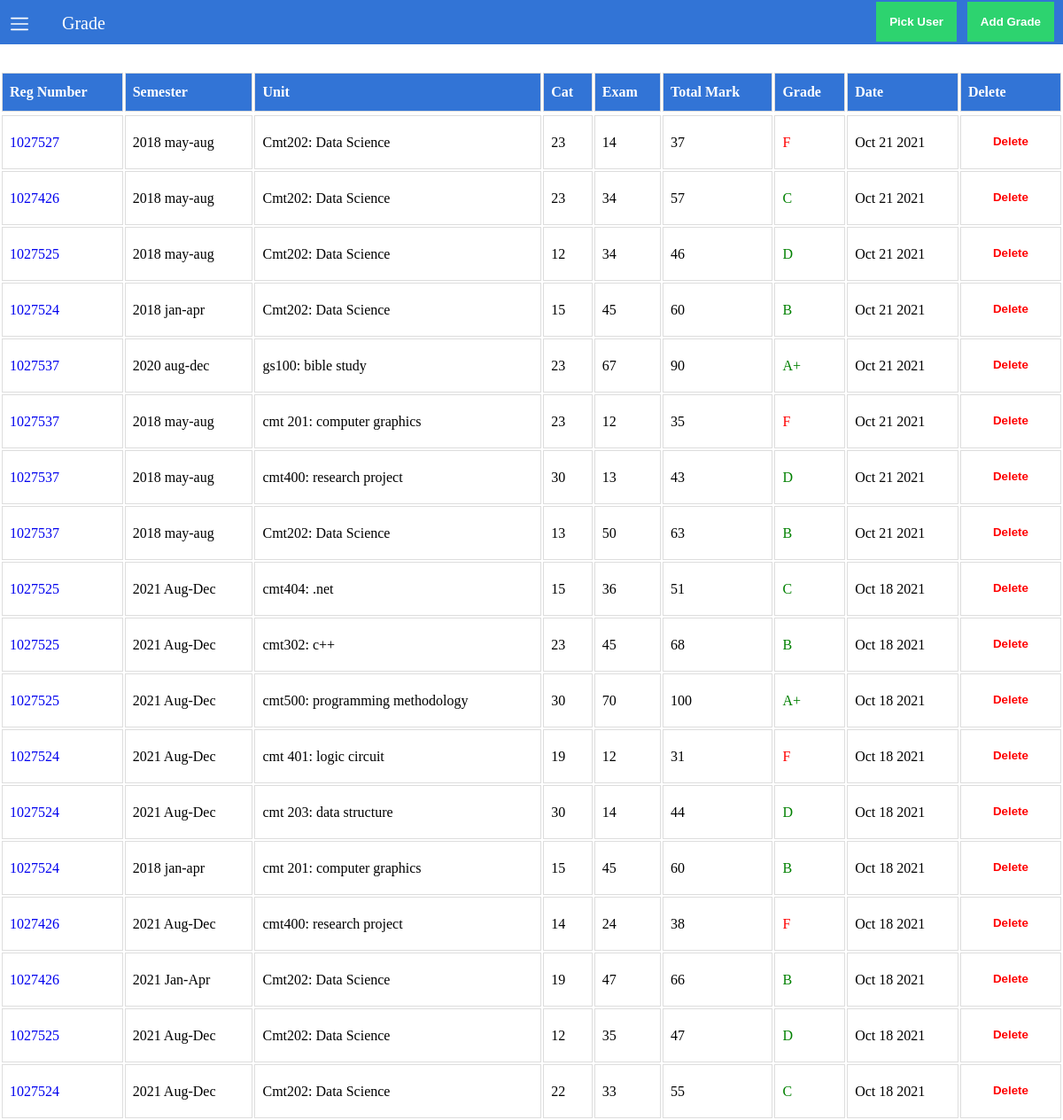
/grade.php, run on the app's committed database.
### tables this page shows
CREATE TABLE `grade` (
  `grade_id` int(15) NOT NULL,
  `semester_id` int(15) NOT NULL,
  `user_id` int(15) NOT NULL,
  `cat` decimal(10,0) NOT NULL,
  `exam` decimal(10,0) NOT NULL,
  `created_at` timestamp NOT NULL DEFAULT current_timestamp(),
  `unit_id` int(15) NOT NULL
);

CREATE TABLE `user` (
  `user_id` int(15) NOT NULL,
  `reg_number` int(15) DEFAULT NULL,
  `first_name` varchar(100) NOT NULL,
  `last_name` varchar(100) NOT NULL,
  `email` varchar(200) NOT NULL,
  `password` varchar(200) DEFAULT NULL,
  `created_at` timestamp NOT NULL DEFAULT current_timestamp()
);

CREATE TABLE `semester` (
  `semester_id` int(15) NOT NULL,
  `name` varchar(50) NOT NULL,
  `year` year(4) NOT NULL,
  `created_at` timestamp NOT NULL DEFAULT current_timestamp()
);

CREATE TABLE `unit` (
  `unit_id` int(15) NOT NULL,
  `unit_name` varchar(200) NOT NULL,
  `unit_code` varchar(200) NOT NULL,
  `created_at` timestamp NOT NULL DEFAULT current_timestamp()
);

### grade.php (the view, shortened to what this page needs)
<?php
	require_once('db.php');
    $report_user = '';
?>
<!DOCTYPE html>
<html lang="en" dir="ltr">
<head>
    <link rel="stylesheet" href="css/dashboard.css">
</head>
<body>
<?php include('menu.php'); ?>
    <section class="banner">
        <div class="banner-left">
            Grade
        </div>
    </section>
    <section>
        <button class="btn add-button">
            <a href="grade-add.php" style="color: white;">
                Add Grade</a>
        </button>
        <button class="btn" onclick="showHideFilter()" style="float: right; right: 120px; position: absolute; background-color: #2dd36f; margin-top: -48px;">
            Pick User
        </button>
        <div>
            <?php  include("success.php"); ?><br>
        </div>
        <table id="customers">
            <tr>
                <th>Reg Number</th>
                <th>Semester</th>
                <th>Unit</th>
                <th>Cat</th>
                <th>Exam</th>
                <th>Total Mark</th>
                <th>Grade</th>
                <th>Date</th>
                <th>Delete</th>
            <tr>
            <?php
                if($report_user) {
                    $gradeQuery = "SELECT * FROM grade WHERE user_id='$report_user'";
                } else {
                    $gradeQuery = "SELECT * FROM grade ORDER BY created_at DESC";
                }
                $gradeResult = mysqli_query($con, $gradeQuery);
                while($row = $gradeResult->fetch_assoc()) {
                    $user_id    = $row['user_id'];
                    $userQuery  = "SELECT * FROM user WHERE user_id = '$user_id'";
                    $userResult = mysqli_query($con, $userQuery);
                    if (mysqli_num_rows($userResult) == 1) {
                        $userData = $userResult->fetch_assoc();
                    }
                    $semester_id    = $row['semester_id'];
                    $semesterQuery  = "SELECT * FROM semester WHERE semester_id = '$semester_id'";
                    $semesterResult = mysqli_query($con, $semesterQuery);
                    if (mysqli_num_rows($semesterResult) == 1) {
                        $semesterData = $semesterResult->fetch_assoc();
                    }
                    $unit_id    = $row['unit_id'];
                    $unitQuery  = "SELECT * FROM unit WHERE unit_id = '$unit_id'";
                    $unitResult = mysqli_query($con, $unitQuery);
                    if (mysqli_num_rows($unitResult) == 1) {
                        $unitData = $unitResult->fetch_assoc();
                    }
                    ?>
                        <tr>
                            <td><a href="grade-update.php?id=<?php echo $row['grade_id'] ?>"><?php echo $userData['reg_number'] ?></a></td>
                            <td><?php echo $semesterData['year'] ?> <?php echo $semesterData['name'] ?></td>
                            <td><?php echo $unitData['unit_code'] ?>: <?php echo $unitData['unit_name'] ?></td>
                            <td><?php echo $row['cat'] ?></td>
                            <td><?php echo $row['exam'] ?></td>
                            <td><?php echo $row['cat']+$row['exam'] ?></td>
                            <td>
                                <?php
                                    if(($row['cat']+$row['exam']) < 40) {
                                        ?>
                                            <div style="color: red">F</div>
                                        <?php
                                    } elseif (($row['cat']+$row['exam']) < 50) {
                                        ?>
                                            <div style="color: green">D</div>
                                        <?php
                                    } elseif (($row['cat']+$row['exam']) < 60) {
                                        ?>
                                            <div style="color: green">C</div>
                                        <?php
                                    } elseif (($row['cat']+$row['exam']) < 70) {
                                        ?>
                                            <div style="color: green">B</div>
                                        <?php
                                    } elseif (($row['cat']+$row['exam']) < 80) {
                                        ?>
                                            <div style="color: green">A</div>
                                        <?php
                                    } elseif (($row['cat']+$row['exam']) <= 100) {
                                        ?>
                                            <div style="color: green">A+</div>
                                        <?php
                                    }
                                ?>
                            </td>
                            <td><?php echo date('M d Y',strtotime($row['created_at'])) ?></td>
                            <td>
                                <form method="POST">
                                    <input type="submit" style="background-color: transparent; color:red; margin-top:-2px;" name="deleteGrade" value="Delete">
                                </form>
                            </td>
                        </tr>
                    <?php
                }
            ?>
        </table>
    </section>
</body>
</html>

### menu.php (shortened to what this page needs)
<label for="check">
    <div id="btn">
        <img src="images/icons/menu.svg" width="20px" height="20px">
    </div>
    <div id="cancel">
    </div>
</label>

### css/dashboard.css (style rules this page uses)
label #btn, label #cancel { width: 100%; position: absolute; cursor: pointer; border-radius: 3px; }
.btn { padding: 15px; margin-top: 20px; background-color: #3274d6; border: 0; cursor: pointer; font-weight: bold; color: #ffffff; }
label #btn { left: 0px; top: 0px; font-size: 35px; color:white; padding: 6px 12px; }
* { margin: 0; padding: 0; list-style: none; text-decoration: none; }
label #cancel { z-index: 1111; left: -195px; top: 17px; font-size: 30px; color: white; padding: 4px 9px; }
.banner { width: 100%; height: 50px; background: #3274d6; }
.banner-left { color: white; font-size: 20px; margin-left: 70px; padding-top:15px ; }
input[type="submit"] { width: 100%; padding: 15px; margin-top: 20px; background-color: #3274d6; border: 0; cursor: pointer; font-weight: bold; color: #ffffff; }
#customers { width: 100%; margin-top: 12px; }
#customers td, #customers th { border: 1px solid #ddd; padding: 8px; }
#customers th { padding-top: 12px; padding-bottom: 12px; text-align: left; background-color: #3274d6; color: white; }
.add-button { float: right; right: 10px; position: absolute; background-color: #2dd36f; margin-top: -48px; }

### data on the page
grade: user.reg_number "1027527", semester.year "2018", semester.name "may-aug", unit.unit_code "Cmt202", unit.unit_name "Data Science", cat "23", exam "14", $row['cat']+$row['exam'] "37", shows "F", created_at "Oct 21 2021"
grade: user.reg_number "1027426", semester.year "2018", semester.name "may-aug", unit.unit_code "Cmt202", unit.unit_name "Data Science", cat "23", exam "34", $row['cat']+$row['exam'] "57", created_at "Oct 21 2021"
grade: user.reg_number "1027525", semester.year "2018", semester.name "may-aug", unit.unit_code "Cmt202", unit.unit_name "Data Science", cat "12", exam "34", $row['cat']+$row['exam'] "46", created_at "Oct 21 2021"
grade: user.reg_number "1027524", semester.year "2018", semester.name "jan-apr", unit.unit_code "Cmt202", unit.unit_name "Data Science", cat "15", exam "45", $row['cat']+$row['exam'] "60", shows "B", created_at "Oct 21 2021"
grade: user.reg_number "1027537", semester.year "2020", semester.name "aug-dec", unit.unit_code "gs100", unit.unit_name "bible study", cat "23", exam "67", $row['cat']+$row['exam'] "90", shows "A+", created_at "Oct 21 2021"
grade: user.reg_number "1027537", semester.year "2018", semester.name "may-aug", unit.unit_code "cmt 201", unit.unit_name "computer graphics", cat "23", exam "12", $row['cat']+$row['exam'] "35", shows "F", created_at "Oct 21 2021"
grade: user.reg_number "1027537", semester.year "2018", semester.name "may-aug", unit.unit_code "cmt400", unit.unit_name "research project", cat "30", exam "13", $row['cat']+$row['exam'] "43", shows "D", created_at "Oct 21 2021"
grade: user.reg_number "1027537", semester.year "2018", semester.name "may-aug", unit.unit_code "Cmt202", unit.unit_name "Data Science", cat "13", exam "50", $row['cat']+$row['exam'] "63", shows "B", created_at "Oct 21 2021"
grade: user.reg_number "1027525", semester.year "2021", semester.name "Aug-Dec", unit.unit_code "cmt404", unit.unit_name ".net", cat "15", exam "36", $row['cat']+$row['exam'] "51", shows "C", created_at "Oct 18 2021"
grade: user.reg_number "1027525", semester.year "2021", semester.name "Aug-Dec", unit.unit_code "cmt302", unit.unit_name "c++", cat "23", exam "45", $row['cat']+$row['exam'] "68", shows "B", created_at "Oct 18 2021"
grade: user.reg_number "1027525", semester.year "2021", semester.name "Aug-Dec", unit.unit_code "cmt500", unit.unit_name "programming methodology", cat "30", exam "70", $row['cat']+$row['exam'] "100", shows "A+", created_at "Oct 18 2021"
grade: user.reg_number "1027524", semester.year "2021", semester.name "Aug-Dec", unit.unit_code "cmt 401", unit.unit_name "logic circuit", cat "19", exam "12", $row['cat']+$row['exam'] "31", shows "F", created_at "Oct 18 2021"
grade: user.reg_number "1027524", semester.year "2021", semester.name "Aug-Dec", unit.unit_code "cmt 203", unit.unit_name "data structure", cat "30", exam "14", $row['cat']+$row['exam'] "44", created_at "Oct 18 2021"
grade: user.reg_number "1027524", semester.year "2018", semester.name "jan-apr", unit.unit_code "cmt 201", unit.unit_name "computer graphics", cat "15", exam "45", $row['cat']+$row['exam'] "60", shows "B", created_at "Oct 18 2021"
grade: user.reg_number "1027426", semester.year "2021", semester.name "Aug-Dec", unit.unit_code "cmt400", unit.unit_name "research project", cat "14", exam "24", $row['cat']+$row['exam'] "38", shows "F", created_at "Oct 18 2021"
grade: user.reg_number "1027426", semester.year "2021", semester.name "Jan-Apr", unit.unit_code "Cmt202", unit.unit_name "Data Science", cat "19", exam "47", $row['cat']+$row['exam'] "66", shows "B", created_at "Oct 18 2021"
grade: user.reg_number "1027525", semester.year "2021", semester.name "Aug-Dec", unit.unit_code "Cmt202", unit.unit_name "Data Science", cat "12", exam "35", $row['cat']+$row['exam'] "47", created_at "Oct 18 2021"
grade: user.reg_number "1027524", semester.year "2021", semester.name "Aug-Dec", unit.unit_code "Cmt202", unit.unit_name "Data Science", cat "22", exam "33", $row['cat']+$row['exam'] "55", created_at "Oct 18 2021"
